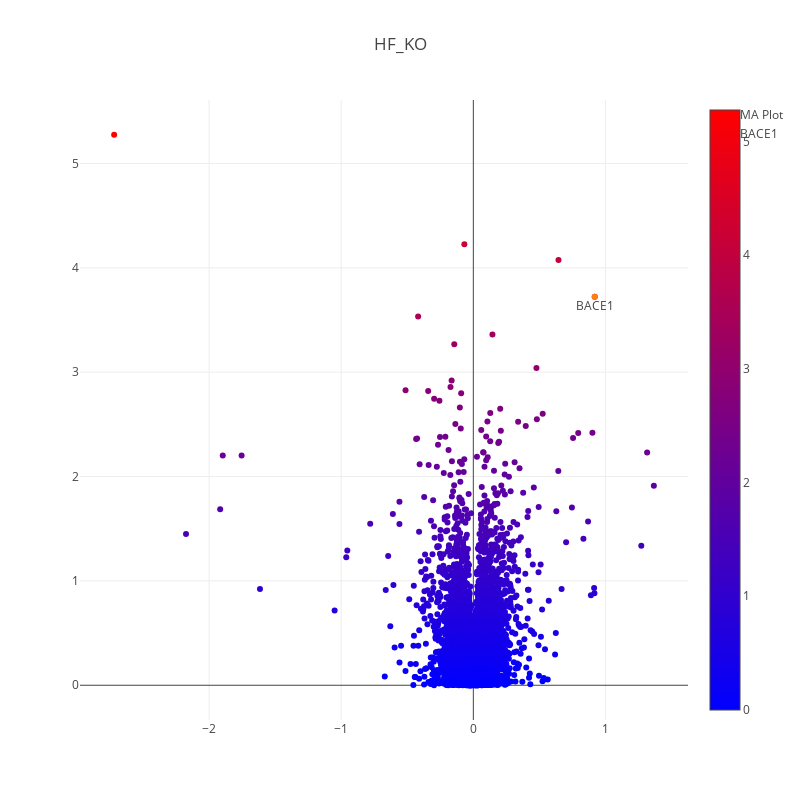

Write notebook code for a chart like this one.
### Code cell
#interactive plot
trace_1 = go.Scatter(
    x=hippo_df['log2_fc_{}'.format(tag)],
    y=hippo_df['log10_{}_pvalue'.format(tag)],
    mode='markers',
    name='MA Plot',
    text = [df.loc[i]['Fasta headers'].split('|')[2].split(';')[0].split(' ')[0] for i in hippo_df.index.values],
    hoverinfo = 'text',
    marker=dict(
        #size=16,
        color = hippo_df['log10_{}_pvalue'.format(tag)], #set color equal to a variable
        colorscale='Bluered',
        showscale=True
    )
)


annot_1 = go.Scatter(
    x=[hippo_df.loc[bace_index]['log2_fc_{}'.format(tag)]],
    y=[hippo_df.loc[bace_index]['log10_{}_pvalue'.format(tag)]],
    mode='markers+text',
    name='BACE1',
    text=['BACE1'],
    textposition='bottom center'
)

layout = dict(title=tag,
             width=800,
             height=800,
              
             )
             

fig = go.Figure(data=[trace_1,annot_1], 
                layout=layout)
iplot(fig, filename='test')

### Figure 1 — Plotly figure (JSON) as saved in the notebook; plotly's stock layout.template omitted (floating-point values rounded to 4 significant figures; data arrays with more than 128 entries replaced by an {"elided": "..."} marker saying what was removed)
{"data": [{"hoverinfo": "text", "marker": {"color": {"elided": "7046 float values"}, "colorscale": "Bluered", "showscale": true}, "mode": "markers", "name": "MA Plot", "text": {"elided": "7046 str values"}, "type": "scatter", "uid": "ecb48838-380b-4eac-b79d-4f47ea153e3d", "x": {"elided": "7046 float values"}, "y": {"elided": "7046 float values"}}, {"mode": "markers+text", "name": "BACE1", "text": ["BACE1"], "textposition": "bottom center", "type": "scatter", "uid": "b6d3e6b1-e660-4923-baac-6c930e5b2e61", "x": [0.9187], "y": [3.723]}], "layout": {"height": 800, "title": {"text": "HF_KO"}, "width": 800}}
